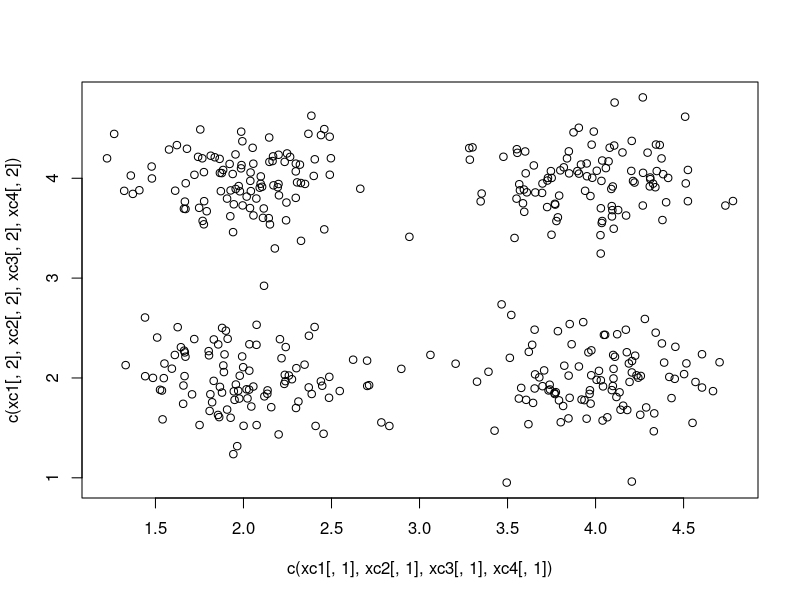

Reproduce this figure in R. (Note: this script raises an error after producing the figure.)
#Universidade Federal de Minas Gerais
#Introducao ao Reconhecimento de Padroes
#Nikolas Dias Magalhaes Fantoni
#AULA 7 - K medias
#2019/2


#Limpando o ambiente
rm(list=ls())

#Adicionando biblioteca
#library(caret)

eucdist <- function(x,y){
  sqrt(sum((x-y)^2))
}

#Criando dados
s1 <- 0.3
s2 <- 0.3
s3 <- 0.3
s4 <- 0.3
nc <- 100
xc1 <- matrix(rnorm( nc*2 ) , ncol=2)*s1 +
  t (matrix( c ( 2 , 2 ) ,nrow=2,ncol=nc ) )
xc2 <- matrix(rnorm( nc*2 ) , ncol=2)*s2 +
  t (matrix( c ( 4 , 4 ) ,nrow=2,ncol=nc ) )
xc3 <- matrix(rnorm( nc*2 ) , ncol=2)*s3 +
  t (matrix( c ( 2 , 4 ) ,nrow=2,ncol=nc ) )
xc4 <- matrix(rnorm( nc*2 ) , ncol=2)*s4 +
  t (matrix( c ( 4 , 2 ) ,nrow=2,ncol=nc ) )
plot(c(xc1[,1], xc2[,1], xc3[,1], xc4[,1]), c(xc1[,2], xc2[,2], xc3[,2], xc4[,2]))

X <- rbind(xc1, xc2, xc3, xc4)
k <- 4
iseq <- sample(length(X[,1]), k)
centroid <- X[iseq,]
oldc <- centroid+1
distnow <- NULL
distancia <- NULL

iteracao <- 0
minimos <- NULL
oldminimos <- 1

  while(all.equal(minimos,oldminimos) != TRUE){
    iteracao <- iteracao+1
    cat(iteracao,"\n")
    if (iteracao == 1000) break
    for (i in 1:length(X[,1])){
     for (j in 1:length(centroid[,1])){
       distnow[j] <- eucdist(X[i,],centroid[j,])
     }
      distancia <- rbind(distancia,distnow)
    }
oldminimos <- minimos
for (i in 1:400){
minimos[i] <- which(distancia[i,] == min(distancia[i,]))
}

for (i in 1:k){
  pos <- NULL
  pos <- which(minimos == i)
  if (!is.null(pos)){
    for (j in 1:length(X[1,])){
      centroid[i,j] <- mean(X[pos,j])
    }
  } else {
    centroid[i] <- X[sample(1:length(X[,1]),1),]
  }
}

}

#Plotando resultados
pronto <- cbind(X,minimos)
classe1 <- pronto[which(pronto[,3] == 1),]
classe2 <- pronto[which(pronto[,3] == 2),]
classe3 <- pronto[which(pronto[,3] == 3),]
classe4 <- pronto[which(pronto[,3] == 4),]

plot(classe1[,1], classe1[,2], col="red",  xlim = c(0,6),ylim = c(0,6),xlab = '' ,ylab= '' )
par(new="T")
plot(classe2[,1], classe2[,2], col="blue",  xlim = c(0,6),ylim = c(0,6),xlab = '' ,ylab= '' )
par(new="T")
plot(classe3[,1], classe3[,2], col="orange",  xlim = c(0,6),ylim = c(0,6),xlab = '' ,ylab= '' )
par(new="T")
plot(classe4[,1], classe4[,2], col="green",  xlim = c(0,6),ylim = c(0,6),xlab = '' ,ylab= '' )
par(new="T")
plot(centroid[1,1], centroid[1,2], col="red",  xlim = c(0,6),ylim = c(0,6),xlab = '' ,ylab= '', pch=15 )
par(new="T")
plot(centroid[2,1], centroid[2,2], col="blue",  xlim = c(0,6),ylim = c(0,6),xlab = '' ,ylab= '', pch=15 )
par(new="T")
plot(centroid[3,1], centroid[3,2], col="orange",  xlim = c(0,6),ylim = c(0,6),xlab = '' ,ylab= '', pch=15 )
par(new="T")
plot(centroid[4,1], centroid[4,2], col="green",  xlim = c(0,6),ylim = c(0,6),xlab = '' ,ylab= '', pch=15 )
